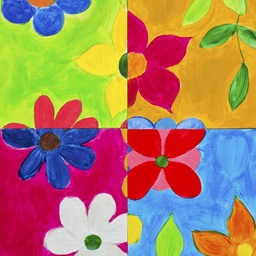
#> input picture data/flowers.jpg, 256 x 256 px, shrunk from 1000 x 1000 before the run
$ python negative.py
#> lines starting #> are read from the running program, lines starting #| are printed output that depends on the picture
# Display the loaded color image in a window;
# add a slider to the window.
# Moving the slider determines which part of the displayed
# e.g. extreme left position - image unchanged,
# extreme right position - image unchanged
# - the negative image itself,
# halfway position - left 50% of the image unchanged,
# right 50% of the image negative.
# The whole image should change smoothly, depending on the position of the slider.

import cv2


def negative(path):
#> called with path = 'data/flowers.jpg'
    def empty_callback():
        pass

    img = cv2.imread(path)
#> img is the input picture: shape (256, 256, 3); mean B, G, R 99.1, 128.4, 169.5
    cv2.namedWindow('negative')
    cv2.createTrackbar('slider', 'negative', 0, 100, empty_callback)
#> slider 'slider' is set to 33

    w, h = img.shape[:2]
#> w = 256; h = 256

    key = ord(' ')
    while key != ord('q'):
        img_tmp = img.copy()
        value = cv2.getTrackbarPos('slider', 'negative')
        value = int((value * w) / 100)
#> value = 84
        for i in range(h):
            for j in range(w):
                if j < value:
                    img_tmp[i][j][0] = 255 - img_tmp[i][j][0]
                    img_tmp[i][j][1] = 255 - img_tmp[i][j][1]
                    img_tmp[i][j][2] = 255 - img_tmp[i][j][2]
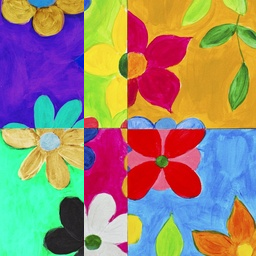
#> img_tmp: shape (256, 256, 3); mean B, G, R 115.8, 134.2, 153.3

        cv2.imshow('negative', img_tmp)
        cv2.waitKey(1)


if __name__ == '__main__':
    file = 'data/flowers.jpg'
    negative(file)
